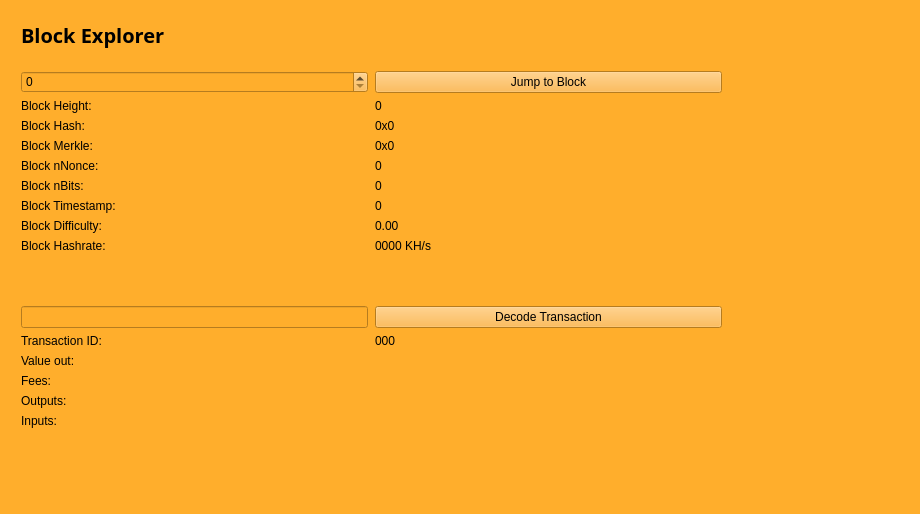
<?xml version="1.0" encoding="UTF-8"?>
<ui version="4.0">
 <class>BlockBrowser</class>
 <widget class="QWidget" name="BlockBrowser">
  <property name="windowModality">
   <enum>Qt::NonModal</enum>
  </property>
  <property name="enabled">
   <bool>true</bool>
  </property>
  <property name="geometry">
   <rect>
    <x>0</x>
    <y>0</y>
    <width>920</width>
    <height>514</height>
   </rect>
  </property>
  <property name="sizePolicy">
   <sizepolicy hsizetype="Preferred" vsizetype="Preferred">
    <horstretch>0</horstretch>
    <verstretch>0</verstretch>
   </sizepolicy>
  </property>
  <property name="minimumSize">
   <size>
    <width>0</width>
    <height>0</height>
   </size>
  </property>
  <property name="acceptDrops">
   <bool>false</bool>
  </property>
  <property name="windowTitle">
   <string>Form</string>
  </property>
  <property name="styleSheet">
   <string notr="true">background-color: rgb(255, 174, 44);</string>
  </property>
  <layout class="QGridLayout">
   <property name="sizeConstraint">
    <enum>QLayout::SetMaximumSize</enum>
   </property>
   <property name="leftMargin">
    <number>21</number>
   </property>
   <property name="topMargin">
    <number>21</number>
   </property>
   <property name="rightMargin">
    <number>10</number>
   </property>
   <item row="1" column="0">
    <widget class="QWidget" name="widget" native="true">
     <widget class="QWidget" name="layoutWidget">
      <property name="geometry">
       <rect>
        <x>0</x>
        <y>0</y>
        <width>699</width>
        <height>27</height>
       </rect>
      </property>
      <layout class="QHBoxLayout" name="horizontalLayout_4">
       <property name="spacing">
        <number>7</number>
       </property>
       <item>
        <widget class="QLabel" name="label_5">
         <property name="font">
          <font>
           <family>Open Sans,sans-serif</family>
          </font>
         </property>
         <property name="text">
          <string>&lt;html&gt;&lt;head/&gt;&lt;body&gt;&lt;p&gt;&lt;span style=&quot; font-size:20px; font-weight:600; color:#000000;&quot;&gt;Block Explorer &lt;/span&gt;&lt;/p&gt;&lt;/body&gt;&lt;/html&gt;</string>
         </property>
        </widget>
       </item>
       <item>
        <spacer name="horizontalSpacer_2">
         <property name="orientation">
          <enum>Qt::Horizontal</enum>
         </property>
         <property name="sizeHint" stdset="0">
          <size>
           <width>40</width>
           <height>20</height>
          </size>
         </property>
        </spacer>
       </item>
      </layout>
     </widget>
     <widget class="QWidget" name="layoutWidget_2">
      <property name="geometry">
       <rect>
        <x>0</x>
        <y>50</y>
        <width>701</width>
        <height>404</height>
       </rect>
      </property>
      <layout class="QGridLayout" name="gridLayout_3" rowstretch="0,0,0,0,0,0,0,0,0,0,0,0,0,0,0,0,0,0,0" columnstretch="0,0">
       <property name="sizeConstraint">
        <enum>QLayout::SetDefaultConstraint</enum>
       </property>
       <property name="horizontalSpacing">
        <number>7</number>
       </property>
       <item row="18" column="0">
        <spacer name="verticalSpacer">
         <property name="orientation">
          <enum>Qt::Vertical</enum>
         </property>
         <property name="sizeHint" stdset="0">
          <size>
           <width>20</width>
           <height>40</height>
          </size>
         </property>
        </spacer>
       </item>
       <item row="12" column="1">
        <widget class="QPushButton" name="txButton">
         <property name="text">
          <string>Decode Transaction</string>
         </property>
        </widget>
       </item>
       <item row="17" column="0">
        <widget class="QLabel" name="inputLabel">
         <property name="font">
          <font>
           <pointsize>9</pointsize>
          </font>
         </property>
         <property name="text">
          <string>Inputs:</string>
         </property>
         <property name="alignment">
          <set>Qt::AlignLeading|Qt::AlignLeft|Qt::AlignTop</set>
         </property>
        </widget>
       </item>
       <item row="10" column="1">
        <widget class="QLabel" name="pawBox">
         <property name="text">
          <string>0000 KH/s</string>
         </property>
        </widget>
       </item>
       <item row="14" column="0">
        <widget class="QLabel" name="valueLabel">
         <property name="font">
          <font>
           <pointsize>9</pointsize>
          </font>
         </property>
         <property name="text">
          <string>Value out:</string>
         </property>
        </widget>
       </item>
       <item row="13" column="0">
        <widget class="QLabel" name="txLabel">
         <property name="font">
          <font>
           <pointsize>9</pointsize>
          </font>
         </property>
         <property name="text">
          <string>Transaction ID:</string>
         </property>
        </widget>
       </item>
       <item row="9" column="1">
        <widget class="QLabel" name="hardBox">
         <property name="text">
          <string>0.00</string>
         </property>
        </widget>
       </item>
       <item row="13" column="1">
        <widget class="QLabel" name="txID">
         <property name="text">
          <string>000</string>
         </property>
        </widget>
       </item>
       <item row="17" column="1">
        <widget class="QLabel" name="inputBox">
         <property name="text">
          <string/>
         </property>
         <property name="alignment">
          <set>Qt::AlignLeading|Qt::AlignLeft|Qt::AlignTop</set>
         </property>
        </widget>
       </item>
       <item row="14" column="1">
        <widget class="QLabel" name="valueBox">
         <property name="text">
          <string/>
         </property>
        </widget>
       </item>
       <item row="9" column="0">
        <widget class="QLabel" name="hardLabel">
         <property name="font">
          <font>
           <pointsize>9</pointsize>
          </font>
         </property>
         <property name="text">
          <string>Block Difficulty:</string>
         </property>
        </widget>
       </item>
       <item row="1" column="0">
        <widget class="QSpinBox" name="heightBox">
         <property name="sizePolicy">
          <sizepolicy hsizetype="Preferred" vsizetype="Fixed">
           <horstretch>0</horstretch>
           <verstretch>0</verstretch>
          </sizepolicy>
         </property>
         <property name="maximum">
          <number>99999999</number>
         </property>
        </widget>
       </item>
       <item row="3" column="0">
        <widget class="QLabel" name="heightLabel_2">
         <property name="font">
          <font>
           <pointsize>9</pointsize>
          </font>
         </property>
         <property name="text">
          <string>Block Height:</string>
         </property>
        </widget>
       </item>
       <item row="8" column="1">
        <widget class="QLabel" name="timeBox">
         <property name="text">
          <string>0</string>
         </property>
        </widget>
       </item>
       <item row="1" column="1">
        <widget class="QPushButton" name="blockButton">
         <property name="text">
          <string>Jump to Block</string>
         </property>
        </widget>
       </item>
       <item row="5" column="0">
        <widget class="QLabel" name="merkleLabel">
         <property name="font">
          <font>
           <pointsize>9</pointsize>
          </font>
         </property>
         <property name="text">
          <string>Block Merkle:</string>
         </property>
        </widget>
       </item>
       <item row="4" column="0">
        <widget class="QLabel" name="hashLabel">
         <property name="font">
          <font>
           <pointsize>9</pointsize>
          </font>
         </property>
         <property name="text">
          <string>Block Hash:</string>
         </property>
        </widget>
       </item>
       <item row="15" column="1">
        <widget class="QLabel" name="feesBox">
         <property name="text">
          <string/>
         </property>
        </widget>
       </item>
       <item row="10" column="0">
        <widget class="QLabel" name="pawLabel">
         <property name="font">
          <font>
           <pointsize>9</pointsize>
          </font>
         </property>
         <property name="text">
          <string>Block Hashrate:</string>
         </property>
        </widget>
       </item>
       <item row="3" column="1">
        <widget class="QLabel" name="heightLabel">
         <property name="mouseTracking">
          <bool>false</bool>
         </property>
         <property name="text">
          <string>0</string>
         </property>
         <property name="textInteractionFlags">
          <set>Qt::LinksAccessibleByMouse|Qt::TextSelectableByKeyboard|Qt::TextSelectableByMouse</set>
         </property>
        </widget>
       </item>
       <item row="15" column="0">
        <widget class="QLabel" name="feesLabel">
         <property name="font">
          <font>
           <pointsize>9</pointsize>
          </font>
         </property>
         <property name="text">
          <string>Fees:</string>
         </property>
        </widget>
       </item>
       <item row="7" column="0">
        <widget class="QLabel" name="bitsLabel">
         <property name="font">
          <font>
           <pointsize>9</pointsize>
          </font>
         </property>
         <property name="text">
          <string>Block nBits:</string>
         </property>
        </widget>
       </item>
       <item row="7" column="1">
        <widget class="QLabel" name="bitsBox">
         <property name="text">
          <string>0</string>
         </property>
        </widget>
       </item>
       <item row="5" column="1">
        <widget class="QLabel" name="merkleBox">
         <property name="minimumSize">
          <size>
           <width>187</width>
           <height>0</height>
          </size>
         </property>
         <property name="text">
          <string>0x0</string>
         </property>
        </widget>
       </item>
       <item row="16" column="0">
        <widget class="QLabel" name="outputLabel">
         <property name="font">
          <font>
           <pointsize>9</pointsize>
          </font>
         </property>
         <property name="text">
          <string>Outputs:</string>
         </property>
         <property name="alignment">
          <set>Qt::AlignLeading|Qt::AlignLeft|Qt::AlignTop</set>
         </property>
        </widget>
       </item>
       <item row="16" column="1">
        <widget class="QLabel" name="outputBox">
         <property name="text">
          <string/>
         </property>
         <property name="alignment">
          <set>Qt::AlignLeading|Qt::AlignLeft|Qt::AlignTop</set>
         </property>
        </widget>
       </item>
       <item row="6" column="0">
        <widget class="QLabel" name="nonceLabel">
         <property name="font">
          <font>
           <pointsize>9</pointsize>
          </font>
         </property>
         <property name="text">
          <string>Block nNonce:</string>
         </property>
        </widget>
       </item>
       <item row="6" column="1">
        <widget class="QLabel" name="nonceBox">
         <property name="text">
          <string>0</string>
         </property>
        </widget>
       </item>
       <item row="8" column="0">
        <widget class="QLabel" name="timeLabel">
         <property name="font">
          <font>
           <pointsize>9</pointsize>
          </font>
         </property>
         <property name="text">
          <string>Block Timestamp:</string>
         </property>
        </widget>
       </item>
       <item row="4" column="1">
        <widget class="QLabel" name="hashBox">
         <property name="enabled">
          <bool>true</bool>
         </property>
         <property name="sizePolicy">
          <sizepolicy hsizetype="Preferred" vsizetype="Preferred">
           <horstretch>0</horstretch>
           <verstretch>0</verstretch>
          </sizepolicy>
         </property>
         <property name="minimumSize">
          <size>
           <width>0</width>
           <height>0</height>
          </size>
         </property>
         <property name="text">
          <string>0x0</string>
         </property>
        </widget>
       </item>
       <item row="12" column="0">
        <widget class="QLineEdit" name="txBox">
         <property name="sizePolicy">
          <sizepolicy hsizetype="Preferred" vsizetype="Fixed">
           <horstretch>0</horstretch>
           <verstretch>0</verstretch>
          </sizepolicy>
         </property>
         <property name="inputMask">
          <string comment="Transaction id" extracomment="Transaction id"/>
         </property>
         <property name="placeholderText">
          <string comment="Transaction ID" extracomment="Transaction ID"/>
         </property>
        </widget>
       </item>
       <item row="11" column="0">
        <spacer name="verticalSpacer_2">
         <property name="orientation">
          <enum>Qt::Vertical</enum>
         </property>
         <property name="sizeHint" stdset="0">
          <size>
           <width>20</width>
           <height>40</height>
          </size>
         </property>
        </spacer>
       </item>
      </layout>
     </widget>
    </widget>
   </item>
  </layout>
 </widget>
 <resources/>
 <connections/>
</ui>
